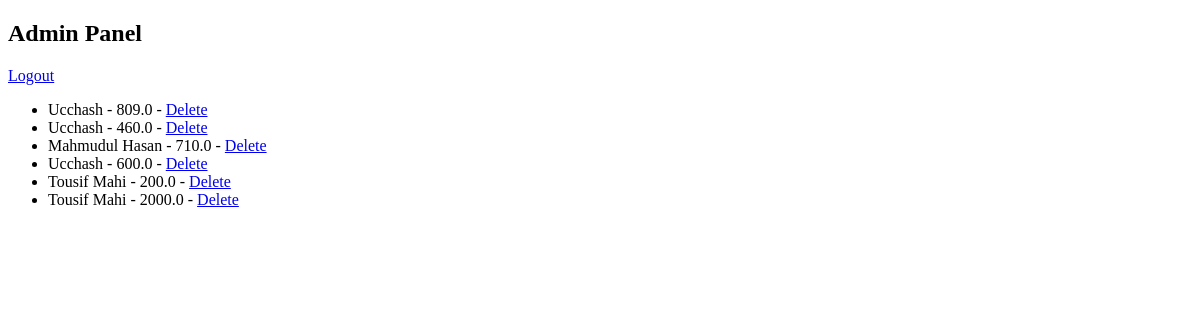
/admin/panel (signed in), run on an earlier commit of the app's database.
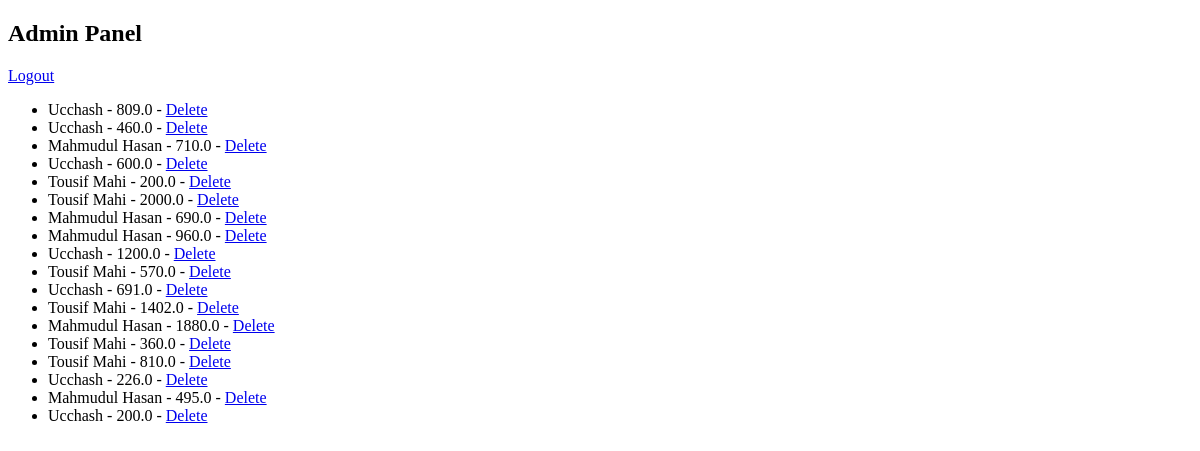
And on a later commit of the database.
### app.py (models this page shows, shortened)
class Contribution(db.Model):
    id = db.Column(db.Integer, primary_key=True)
    name = db.Column(db.String(100), nullable=False)
    amount = db.Column(db.Float, nullable=False)
    month_year = db.Column(db.String(7), nullable=False)
    date = db.Column(db.Date, nullable=False)  # Store the exact date of contribution
    details = db.Column(db.Text, nullable=True)  # Optional field for additional details

### app.py (the view)
@app.route('/admin/panel')
@login_required
def admin_panel():
    contributions = Contribution.query.all()
    return render_template('admin_panel.html', contributions=contributions)

### app.py (called while the page is built)
@login_manager.user_loader
def load_user(user_id):
    return Admin.query.get(int(user_id))

### templates/admin_panel.html (shortened to what this page needs)
<!DOCTYPE html>
<html>
<head>
</head>
<body>
    <h2>Admin Panel</h2>
    <a href="/logout">Logout</a>
    <ul>
        {% for contribution in contributions %}
        <li>{{ contribution.name }} - {{ contribution.amount }} - <a href="/delete/{{ contribution.id }}">Delete</a></li>
        {% endfor %}
    </ul>
</body>
</html>

What changed in the data, as far as the page shows it:
added Contribution: name "Mahmudul Hasan", amount "690.0"
added Contribution: name "Mahmudul Hasan", amount "960.0"
added Contribution: name "Ucchash", amount "1200.0"
added Contribution: name "Tousif Mahi", amount "570.0"
added Contribution: name "Ucchash", amount "691.0"
added Contribution: name "Tousif Mahi", amount "1402.0"
added Contribution: name "Mahmudul Hasan", amount "1880.0"
added Contribution: name "Tousif Mahi", amount "360.0"
added Contribution: name "Tousif Mahi", amount "810.0"
added Contribution: name "Ucchash", amount "226.0"
added Contribution: name "Mahmudul Hasan", amount "495.0"
added Contribution: name "Ucchash", amount "200.0"
